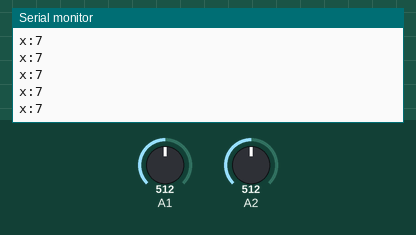
Recording of a sketch running on a simulated Arduino Uno, built with avr-gcc and run on an emulated ATmega328P. On the bench: the last lines printed to the serial monitor. The inputs (shaded band) are chosen by the test bench; at power-on: A2 = 512, A1 = 512.

Above: at 4.2 s.
4.3 s: A2 set to 680
At 4.9 s:
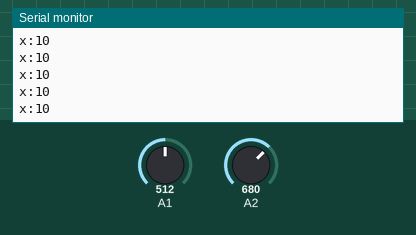
5.8 s: A2 set to 654
At 6.9 s:
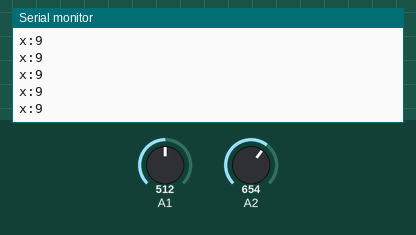
Timing chart, 0 to 8.3 s (numbered marks = the images above; inputs shaded):
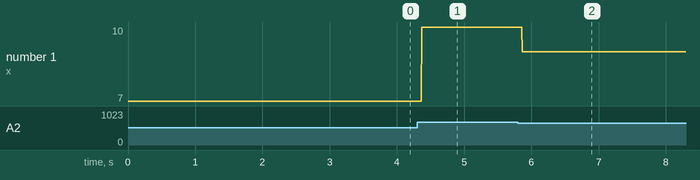

The sketch:

HC12_transmitter.ino
```cpp
#include <SoftwareSerial.h>
SoftwareSerial HC12(10, 11); // HC-12 TX Pin, HC-12 RX Pin

int mapy; //A1 mapping for angle
int mapx; //A2 mapping for accelerator

byte mergeb; //byte merged

void setup() {
  Serial.begin(9600);
  HC12.begin(9600);               // Serial port to HC12
}

void loop() {
  mapy = map(analogRead(A1), 0, 1000, 0, 15);
  mapx = map(analogRead(A2), 0, 1000, 0, 15);

  //Serial.print("y:");
  //Serial.println(mapy);
  Serial.print("x:");
  Serial.println(mapx);
  Serial.println("");

  mergeb = (mapx << 4) | mapy;

  HC12.write(mergeb);

  delay(1);
}
```

Measured:
- after the input at 4.3 s, the serial monitor: prints a new line after 0.07 s (image 1)
- after the input at 5.8 s, the serial monitor: prints a new line after 0.07 s (image 2)
- plotted number 1: 7 → 10 after the input at 4.3 s, 10 → 9 after the input at 5.8 s
